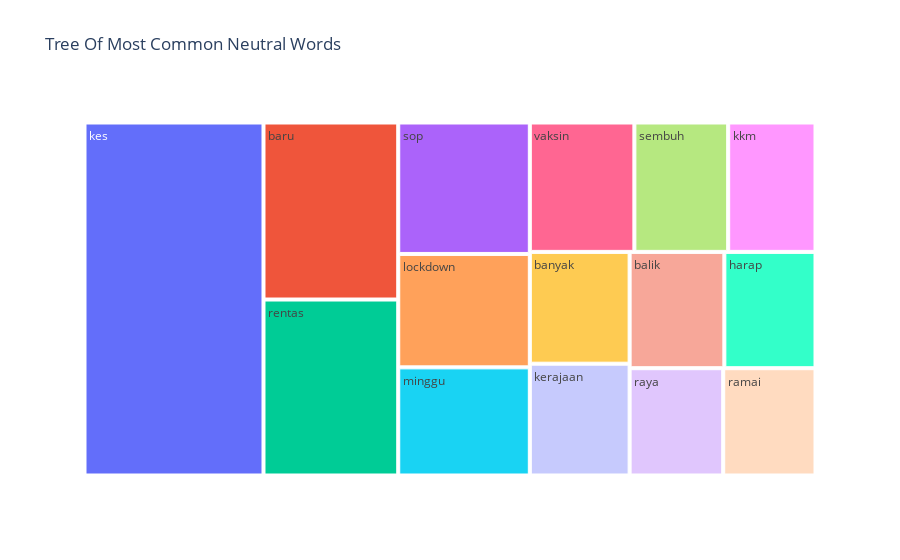

Notebook cell for this chart:
### Code cell
fig = px.treemap(temp_neu, path=['Common Words'], values='Count',title='Tree Of Most Common Neutral Words')
fig.show()

### Figure 1 — Plotly figure (JSON) as saved in the notebook; plotly's stock layout.template omitted (floating-point values rounded to 4 significant figures)
{"data": [{"branchvalues": "total", "domain": {"x": [0, 1], "y": [0, 1]}, "hovertemplate": "labels=%{label}<br>Count=%{value}<br>parent=%{parent}<br>id=%{id}<extra></extra>", "ids": ["balik", "banyak", "baru", "harap", "kerajaan", "kes", "kkm", "lockdown", "minggu", "ramai", "raya", "rentas", "sembuh", "sop", "vaksin"], "labels": ["balik", "banyak", "baru", "harap", "kerajaan", "kes", "kkm", "lockdown", "minggu", "ramai", "raya", "rentas", "sembuh", "sop", "vaksin"], "name": "", "parents": ["", "", "", "", "", "", "", "", "", "", "", "", "", "", ""], "type": "treemap", "values": [79, 80, 171, 76, 80, 453, 81, 107, 102, 71, 72, 170, 87, 124, 97]}], "layout": {"legend": {"tracegroupgap": 0}, "title": {"text": "Tree Of Most Common Neutral Words"}}}
